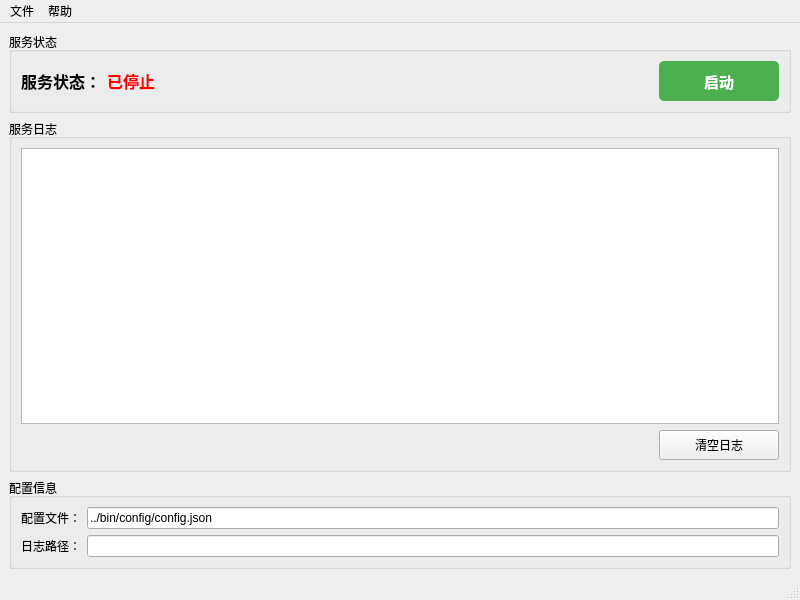
<?xml version="1.0" encoding="UTF-8"?>
<ui version="4.0">
 <class>MainWindow</class>
 <widget class="QMainWindow" name="MainWindow">
  <property name="geometry">
   <rect>
    <x>0</x>
    <y>0</y>
    <width>800</width>
    <height>600</height>
   </rect>
  </property>
  <property name="windowTitle">
   <string>直播流服务控制台</string>
  </property>
  <widget class="QWidget" name="centralwidget">
   <layout class="QVBoxLayout" name="verticalLayout">
    <item>
     <widget class="QGroupBox" name="groupBox">
      <property name="title">
       <string>服务状态</string>
      </property>
      <layout class="QGridLayout" name="gridLayout">
       <item row="0" column="0">
        <widget class="QLabel" name="statusLabel">
         <property name="font">
          <font>
           <pointsize>12</pointsize>
           <bold>true</bold>
          </font>
         </property>
         <property name="text">
          <string>服务状态：</string>
         </property>
        </widget>
       </item>
       <item row="0" column="1">
        <widget class="QLabel" name="statusValueLabel">
         <property name="font">
          <font>
           <pointsize>12</pointsize>
           <bold>true</bold>
          </font>
         </property>
         <property name="styleSheet">
          <string notr="true">color: red;</string>
         </property>
         <property name="text">
          <string>已停止</string>
         </property>
        </widget>
       </item>
       <item row="0" column="2">
        <spacer name="horizontalSpacer">
         <property name="orientation">
          <enum>Qt::Horizontal</enum>
         </property>
         <property name="sizeHint" stdset="0">
          <size>
           <width>40</width>
           <height>20</height>
          </size>
         </property>
        </spacer>
       </item>
       <item row="0" column="3">
   <widget class="QPushButton" name="startButton">
         <property name="minimumSize">
          <size>
           <width>120</width>
           <height>40</height>
          </size>
         </property>
         <property name="font">
          <font>
           <pointsize>11</pointsize>
           <bold>true</bold>
          </font>
         </property>
         <property name="styleSheet">
          <string notr="true">QPushButton {
    background-color: #4CAF50;
    color: white;
    border-radius: 5px;
}
QPushButton:hover {
    background-color: #45a049;
}
QPushButton:pressed {
    background-color: #3e8e41;
}</string>
         </property>
         <property name="text">
          <string>启动</string>
         </property>
        </widget>
       </item>
      </layout>
     </widget>
    </item>
    <item>
     <widget class="QGroupBox" name="logGroupBox">
      <property name="title">
       <string>服务日志</string>
      </property>
      <layout class="QVBoxLayout" name="verticalLayout_2">
       <item>
        <widget class="QTextEdit" name="logTextEdit">
         <property name="readOnly">
          <bool>true</bool>
         </property>
        </widget>
       </item>
       <item>
        <layout class="QHBoxLayout" name="horizontalLayout">
         <item>
          <spacer name="horizontalSpacer_2">
           <property name="orientation">
            <enum>Qt::Horizontal</enum>
           </property>
           <property name="sizeHint" stdset="0">
            <size>
             <width>40</width>
             <height>20</height>
            </size>
           </property>
          </spacer>
         </item>
         <item>
          <widget class="QPushButton" name="clearLogButton">
           <property name="minimumSize">
            <size>
             <width>120</width>
             <height>30</height>
            </size>
           </property>
           <property name="text">
            <string>清空日志</string>
           </property>
          </widget>
         </item>
        </layout>
       </item>
      </layout>
     </widget>
    </item>
    <item>
     <widget class="QGroupBox" name="configGroupBox">
      <property name="title">
       <string>配置信息</string>
      </property>
      <layout class="QGridLayout" name="gridLayout_2">
       <item row="0" column="0">
        <widget class="QLabel" name="configPathLabel">
         <property name="text">
          <string>配置文件：</string>
         </property>
        </widget>
       </item>
       <item row="0" column="1">
        <widget class="QLineEdit" name="configPathEdit">
         <property name="readOnly">
          <bool>true</bool>
    </property>
    <property name="text">
          <string>../bin/config/config.json</string>
         </property>
        </widget>
       </item>
       <item row="1" column="0">
        <widget class="QLabel" name="logPathLabel">
         <property name="text">
          <string>日志路径：</string>
         </property>
        </widget>
       </item>
       <item row="1" column="1">
        <widget class="QLineEdit" name="logPathEdit">
         <property name="readOnly">
          <bool>true</bool>
    </property>
   </widget>
       </item>
      </layout>
     </widget>
    </item>
   </layout>
  </widget>
  <widget class="QMenuBar" name="menubar">
   <property name="geometry">
    <rect>
     <x>0</x>
     <y>0</y>
     <width>800</width>
     <height>21</height>
    </rect>
   </property>
   <widget class="QMenu" name="menuFile">
    <property name="title">
     <string>文件</string>
    </property>
    <addaction name="actionExit"/>
   </widget>
   <widget class="QMenu" name="menuHelp">
    <property name="title">
     <string>帮助</string>
    </property>
    <addaction name="actionAbout"/>
   </widget>
   <addaction name="menuFile"/>
   <addaction name="menuHelp"/>
  </widget>
  <widget class="QStatusBar" name="statusbar"/>
  <action name="actionExit">
   <property name="text">
    <string>退出</string>
   </property>
  </action>
  <action name="actionAbout">
   <property name="text">
    <string>关于</string>
   </property>
  </action>
 </widget>
 <resources/>
 <connections/>
</ui>
